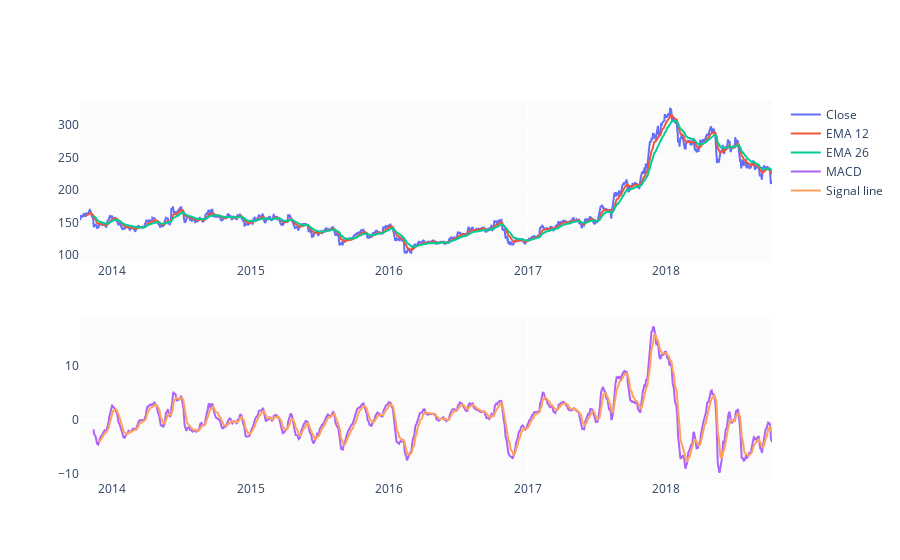

Source (notebook cell):
### Code cell
#MACD

EMA_12 = pd.Series(df['Close'].ewm(span=12, min_periods=12).mean())
EMA_26 = pd.Series(df['Close'].ewm(span=26, min_periods=26).mean())
df['MACD'] = pd.Series(EMA_12 - EMA_26)
df['MACD_signal'] = pd.Series(df.MACD.ewm(span=9, min_periods=9).mean())

fig = make_subplots(rows=2, cols=1)
fig.add_trace(go.Scatter(x=df.Date, y=df.Close, name='Close'), row=1, col=1)
fig.add_trace(go.Scatter(x=df.Date, y=EMA_12, name='EMA 12'), row=1, col=1)
fig.add_trace(go.Scatter(x=df.Date, y=EMA_26, name='EMA 26'), row=1, col=1)
fig.add_trace(go.Scatter(x=df.Date, y=df['MACD'], name='MACD'), row=2, col=1)
fig.add_trace(go.Scatter(x=df.Date, y=df['MACD_signal'], name='Signal line'), row=2, col=1)
fig.show()

### Figure 1 — Plotly figure (JSON) as saved in the notebook; plotly's stock layout.template omitted (floating-point values rounded to 4 significant figures; data arrays with more than 128 entries replaced by an {"elided": "..."} marker saying what was removed)
{"data": [{"name": "Close", "type": "scatter", "x": {"elided": "1235 str values"}, "xaxis": "x", "y": {"elided": "1235 float values"}, "yaxis": "y"}, {"name": "EMA 12", "type": "scatter", "x": {"elided": "1235 str values"}, "xaxis": "x", "y": {"elided": "1235 float values"}, "yaxis": "y"}, {"name": "EMA 26", "type": "scatter", "x": {"elided": "1235 str values"}, "xaxis": "x", "y": {"elided": "1235 float values"}, "yaxis": "y"}, {"name": "MACD", "type": "scatter", "x": {"elided": "1235 str values"}, "xaxis": "x2", "y": {"elided": "1235 float values"}, "yaxis": "y2"}, {"name": "Signal line", "type": "scatter", "x": {"elided": "1235 str values"}, "xaxis": "x2", "y": {"elided": "1235 float values"}, "yaxis": "y2"}], "layout": {"xaxis": {"anchor": "y", "domain": [0, 1]}, "xaxis2": {"anchor": "y2", "domain": [0, 1]}, "yaxis": {"anchor": "x", "domain": [0.575, 1]}, "yaxis2": {"anchor": "x2", "domain": [0, 0.425]}}}
